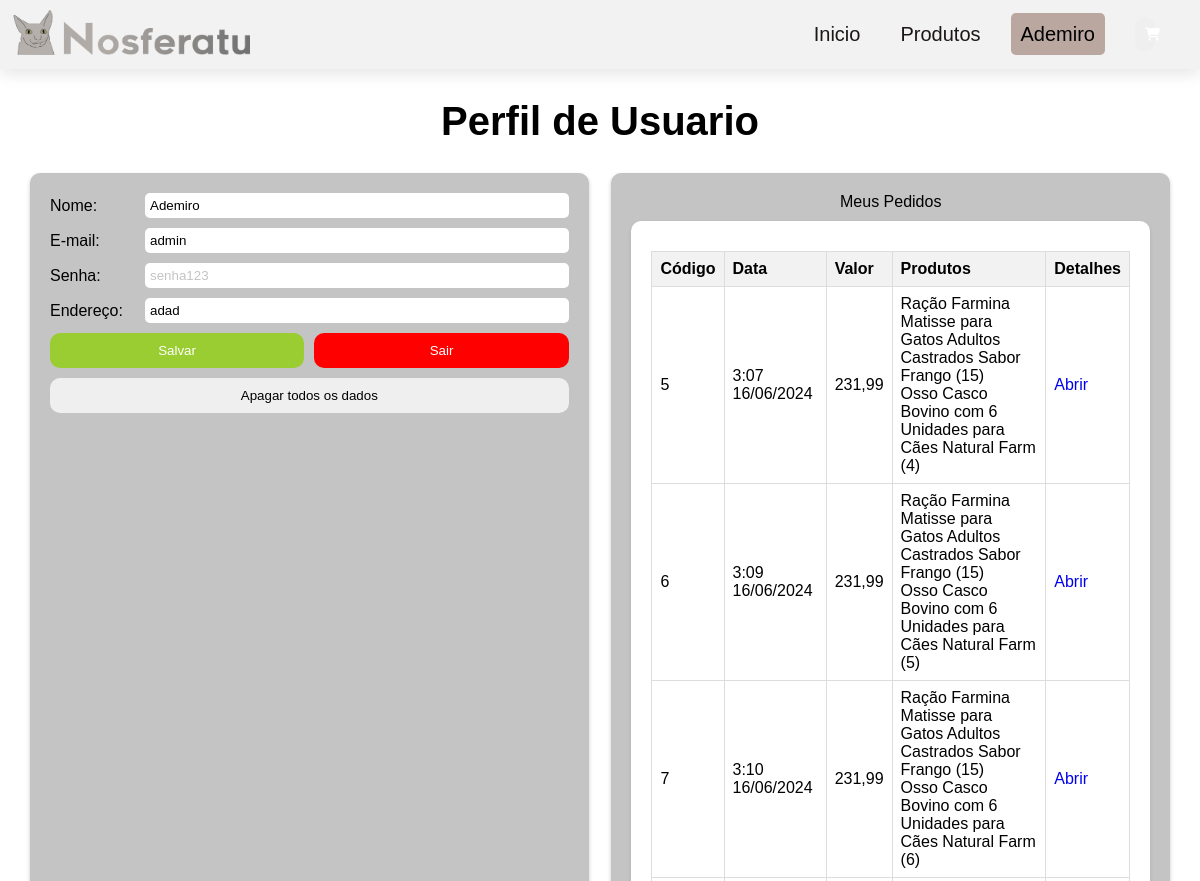
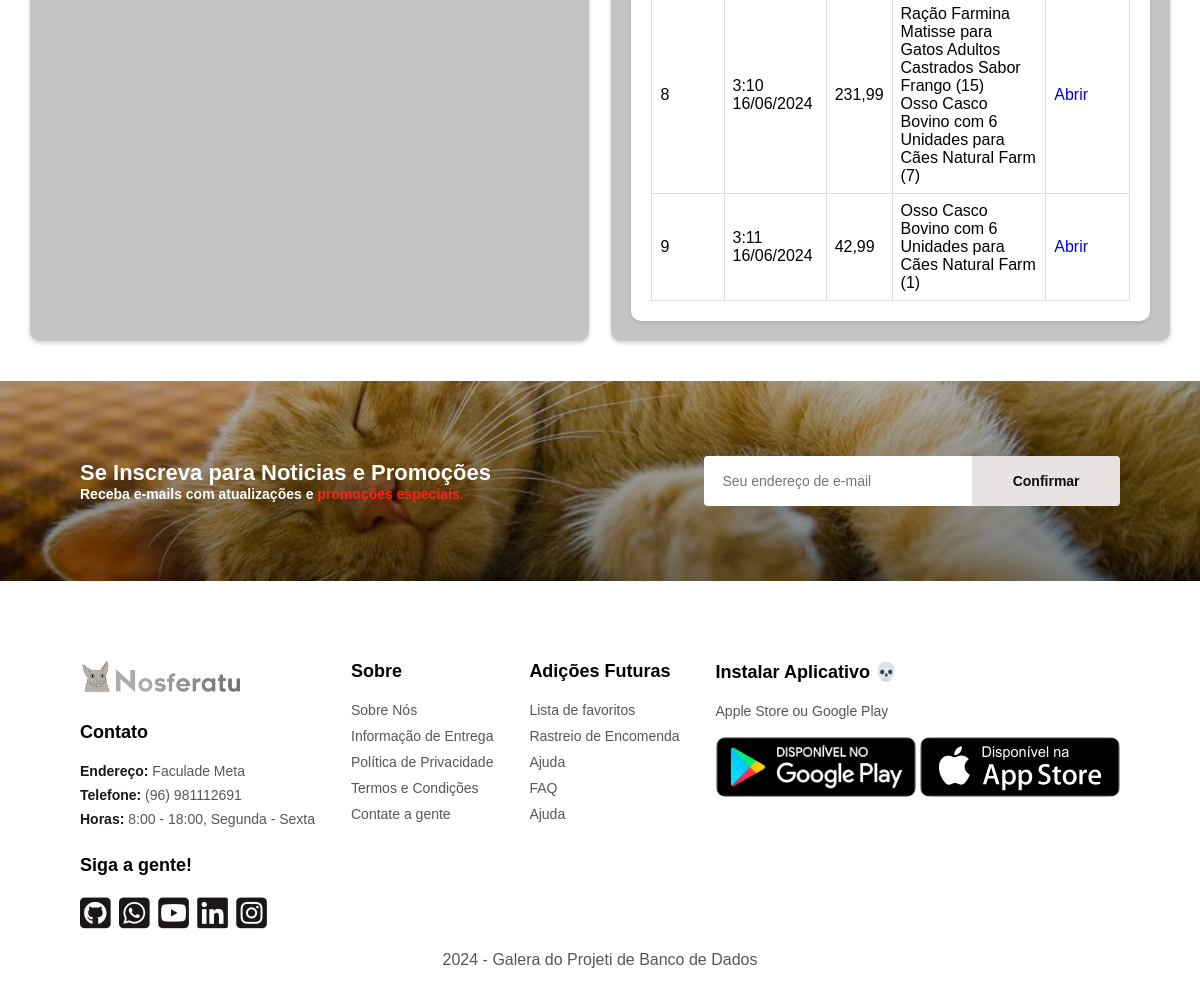
The app's page /profile (signed in) with its own data (2 pictures, top to bottom).
### loja/models.py (models this page shows, shortened)
class Cliente(models.Model):
    nome = models.CharField(max_length=255, blank=False, null=False)
    usuario = models.OneToOneField(User, primary_key=True, on_delete=models.CASCADE, blank=False, null=False)
    nome = models.CharField(max_length=255, blank=False, null=False)
    endereco = models.CharField(max_length=255, blank=False, null=False)
    cpf = models.CharField(max_length=15, blank=False, null=False)
    nascimento = models.DateField(blank=False, null=False)
    idade = models.IntegerField(blank=False, null=False)
    sexo = models.CharField(max_length=1, blank=False, null=False, default="m")
    aceitou_cookies = models.BooleanField(blank=False, null=False, default=False)

class Compra(models.Model):
    data = models.DateTimeField(auto_now_add=True, blank=False, null=False)
    cliente = models.ForeignKey(Cliente, on_delete=models.CASCADE, blank=False, null=False)

class CompraProduto(models.Model):
    compra = models.ForeignKey(Compra, on_delete=models.CASCADE, blank=False, null=False)
    produto = models.ForeignKey(Produto, on_delete=models.CASCADE, blank=False, null=False)
    quantidade = models.IntegerField(default=1, blank=False, null=False)

class Produto(models.Model):
    nome = models.CharField(max_length=255, blank=False, null=False, default="Produto sem nome")
    descricao = models.CharField(max_length=2048, blank=False, null=False, default="")
    mini_descricao = models.CharField(max_length=255, blank=False, null=False, default="")
    preco = models.DecimalField(max_digits=11, decimal_places=2, blank=False, null=False, default=0.0)
    estoque = models.IntegerField(blank=False, null=False, default=0)
    peso = models.DecimalField(max_digits=11, decimal_places=2, blank=False, null=False, default=0.0)
    cod_barras = models.CharField(max_length=255, blank=False, null=False, default="000000000")
    avaliacao = models.IntegerField(blank=False, null=False, default=0)
    url_imagem = models.CharField(max_length=255, blank=False, null=False, default="")

### loja/views.py (the view)
    def _decorated(request: HttpRequest, *args, **kwargs):
        user = request.user
        print(f"View acessada: '{view.__qualname__}' Usuário do acesso: '{user}'")
        print(f"user: {user}, booleano: {bool(user)}")
        cookie = request.COOKIES.get("cookies")
        if cookie:
            print("Usuário aceitou os termos")
            acesso = Acesso.objects.create(
                usuario=user if user.is_authenticated else None,
                endereco_ip=f"{pega_ip(request)}",
                pagina=f"{view.__qualname__}"
            )
            print(f"Acesso criado: {acesso}")
            acesso.save()
        else:
            print("Usuário não aceitou os termos. Fazer oq né")
        return view(request,*args, **kwargs)

### loja/views.py (called while the page is built, shortened)
def tentar_rastrear(view):
    def _decorated(request: HttpRequest, *args, **kwargs):
        user = request.user
        print(f"View acessada: '{view.__qualname__}' Usuário do acesso: '{user}'")
        print(f"user: {user}, booleano: {bool(user)}")
        cookie = request.COOKIES.get("cookies")
        if cookie:
            print("Usuário aceitou os termos")
            acesso = Acesso.objects.create(
                usuario=user if user.is_authenticated else None,
                endereco_ip=f"{pega_ip(request)}",
                pagina=f"{view.__qualname__}"
            )
            print(f"Acesso criado: {acesso}")
            acesso.save()
        else:
            print("Usuário não aceitou os termos. Fazer oq né")
        return view(request,*args, **kwargs)
    return _decorated

@tentar_rastrear
def profile(request: HttpRequest):
    user = request.user
    if user.is_authenticated:
        dados = {}
        dados["cliente"] = Cliente.objects.get(usuario=user)
        cliente = Cliente.objects.get(usuario=user)
        compras = Compra.objects.filter(cliente=cliente)
        dados["pedidos"] = []
        for compra in compras:
            produtos = CompraProduto.objects.filter(compra=compra)
            dados["pedidos"].append({"compra": compra, "produtos": produtos, "soma": sum([p.produto.preco for p in produtos]) + 20})
        return render(request, "loja/profile.html", dados)
    else:
        return redirect("/login")

### loja/templates/loja/profile.html (shortened to what this page needs)
{% load static %}
<!DOCTYPE html>
<html lang="pt-br">
<head>
    <link href="{% static 'loja/styles.css' %}" rel="stylesheet">
    <link rel="stylesheet" href="https://cdnjs.cloudflare.com/ajax/libs/font-awesome/6.5.2/css/all.min.css">
    <link href="https://fonts.cdnfonts.com/css/renogare" rel="stylesheet">
</head>
<body>
    {% include 'loja/snippets/header.html' %}
    <h1 class="h1profile">Perfil de Usuario</h1>
    <div class="container">
        <section id="profile">
            <div class="profile-content">
                <form method="post">
                    <label for="name">
                        <span>Nome:</span>
                        <input type="text" name="nome" placeholder="Seu Nome" value="{{ cliente.nome }}" required>
                    </label>
                    <label for="email">
                        <span>E-mail:</span>
                        <input type="email" name="email" placeholder="email@exemplo.com" value="{{ cliente.usuario.username }}" required>
                    </label>
                    <label for="password">
                        <span>Senha:</span>
                        <input type="password" name="senha" placeholder="senha123" required>
                    </label>
                    <label for="address">
                        <span>Endereço:</span>
                        <input type="text" name="endereco" placeholder="Rua Exemplo, 123" value="{{ cliente.endereco }}" required>
                    </label>
                    <div class="buttons">
                        <button class="submit" type="submit">Salvar</button>
                        <button class="logout" type="reset" onclick="location.href = '/logout';">Sair</button>
                    </div>
                    <button class="deleteall" type="button" onclick="confirmDelete()">Apagar todos os dados</button>
                </form>
            </div>
        </section>
        <section id="extra-buttons">
            <div>Meus Pedidos</div>
            <div id="orders-container">
                <table>
                    <thead>
                        <tr>
                            <th>Código</th>
                            <th>Data</th>
                            <th>Valor</th>
                            <th>Produtos</th>
                            <th>Detalhes</th>
                        </tr>
                    </thead>
                    <tbody>
                        {% for pedido in pedidos %}
                        <tr>
                            <td>{{ pedido.compra.id }}</td>
                            <td>{{ pedido.compra.data|date:"f d/m/Y" }}</td>
                            <td>{{ pedido.soma }}</td>
                            <td>
                            {% for produto in pedido.produtos %}
                                {{produto.produto.nome}} ({{produto.quantidade}})<br>
                            {% endfor %}
                            </td>
                            <td><a href="#">Abrir</a></td>
                        </tr>
                        {% endfor %}
                    </tbody>
                </table>
            </div>
        </section>
    </div>
    {% include 'loja/snippets/newsletter.html' %}
    {% include 'loja/snippets/footer.html' %}
</body>
</html>

### loja/templates/loja/snippets/header.html (shortened to what this page needs)
{% load static %}
<section id="header">
    <a href="/"><img style=" width: 30vh;" src="{% static 'loja/img/icon/Nosferatulogog4.png'%}" alt="gato lindao"></a>
    <div>
        <ul id="navbar">
            <li> <a {% if request.path == '/' %} class="active" {% endif %} href="/">Inicio</a></li>
            <li> <a {% if request.path == '/shop' %} class="active" {% endif %} href="/shop">Produtos</a></li>
            {% if cliente %}
            <li> <a href="/profile">{{ cliente.nome }}</a></li>
            {% else %}
            <li> <a class="header-button" href="/login">Entrar</a></li>
            <li> <a class="header-button" href="/signin">Cadastrar-se</a></li>
            {% endif %}
            <li> <button onclick="mostrar_carrinho_header()" style="border: none; padding: 10px"><i class="fa-solid fa-cart-shopping"></i></button></li>
        </ul>
    </div>
</section>

### loja/templates/loja/snippets/newsletter.html
<section id="newsletter" class="section-p1 section-m1">
    <div class="newstext">
        <h4>Se Inscreva para Noticias e Promoções</h4>
        <p>Receba e-mails com atualizações e <span>promoções especiais.</span></p>
    </div>
    <div class="form">
        <input type="email" placeholder="Seu endereço de e-mail">
        <button class="normal">Confirmar</button>
    </div>
</section>

### loja/templates/loja/snippets/footer.html
{% load static %}
<footer class="section-p1">
    <div class="col">
        <img class="logo" src="{% static 'loja/img/icon/Nosferatulogog4.png'%}" alt="Logo">
        <h4>Contato</h4>
        <p><strong>Endereço: </strong>Faculade Meta</p>
        <p><strong>Telefone: </strong>(96) 981112691</p>
        <p><strong>Horas: </strong>8:00 - 18:00, Segunda - Sexta</p>
        <div class="follow">
            <h4>Siga a gente!</h4>
            <div class="icon">
                <a href="https://github.com/naveganth/Projeto-Banco-de-Dados"><i class="fa-brands fa-square-github"></i></a>
                <i class="fa-brands fa-square-whatsapp"></i>
                <i class="fa-brands fa-square-youtube"></i>
                <i class="fa-brands fa-linkedin"></i>
                <i class="fa-brands fa-square-instagram"></i>
            </div>
        </div>
    </div>
    <div class="col">
        <h4>Sobre</h4>
        <a href="#">Sobre Nós</a>
        <a href="#">Informação de Entrega</a>
        <a href="#">Política de Privacidade</a>
        <a href="/termos">Termos e Condições</a>
        <a href="#">Contate a gente</a>
    </div>
    <div class="col">
        <h4>Adições Futuras</h4>
        <a href="#">Lista de favoritos</a>
        <a href="#">Rastreio de Encomenda</a>
        <a href="#">Ajuda</a>
        <a href="#">FAQ</a>
        <a href="#">Ajuda</a>
    </div>
    <div class="install">
        <h4>Instalar Aplicativo 💀</h4>
        <p>Apple Store ou Google Play </p>
        <div class="row">
            <img src="{% static 'loja/img/footer/googleplay.png'%}" alt="">
            <img src="{% static 'loja/img/footer/appstore.png'%}" alt="">
        </div>
    </div>
    <div class="copyright">
        <p>2024 - Galera do Projeti de Banco de Dados</p>
    </div>
</footer>

### records on screen
Cliente: nome "Ademiro", email "admin", endereco "adad"
Compra: compra.id "5", compra.data "3:07 16/06/2024", soma "231,99"
CompraProduto: produto.nome "Ração Farmina Matisse para Gatos Adultos Castrados Sabor Frango", quantidade "15"
CompraProduto: produto.nome "Osso Casco Bovino com 6 Unidades para Cães Natural Farm", quantidade "4"
Compra: compra.id "6", compra.data "3:09 16/06/2024", soma "231,99"
CompraProduto: produto.nome "Ração Farmina Matisse para Gatos Adultos Castrados Sabor Frango", quantidade "15"
CompraProduto: produto.nome "Osso Casco Bovino com 6 Unidades para Cães Natural Farm", quantidade "5"
Compra: compra.id "7", compra.data "3:10 16/06/2024", soma "231,99"
CompraProduto: produto.nome "Ração Farmina Matisse para Gatos Adultos Castrados Sabor Frango", quantidade "15"
CompraProduto: produto.nome "Osso Casco Bovino com 6 Unidades para Cães Natural Farm", quantidade "6"
Compra: compra.id "8", compra.data "3:10 16/06/2024", soma "231,99"
CompraProduto: produto.nome "Ração Farmina Matisse para Gatos Adultos Castrados Sabor Frango", quantidade "15"
CompraProduto: produto.nome "Osso Casco Bovino com 6 Unidades para Cães Natural Farm", quantidade "7"
Compra: compra.id "9", compra.data "3:11 16/06/2024", soma "42,99"
CompraProduto: produto.nome "Osso Casco Bovino com 6 Unidades para Cães Natural Farm", quantidade "1"
